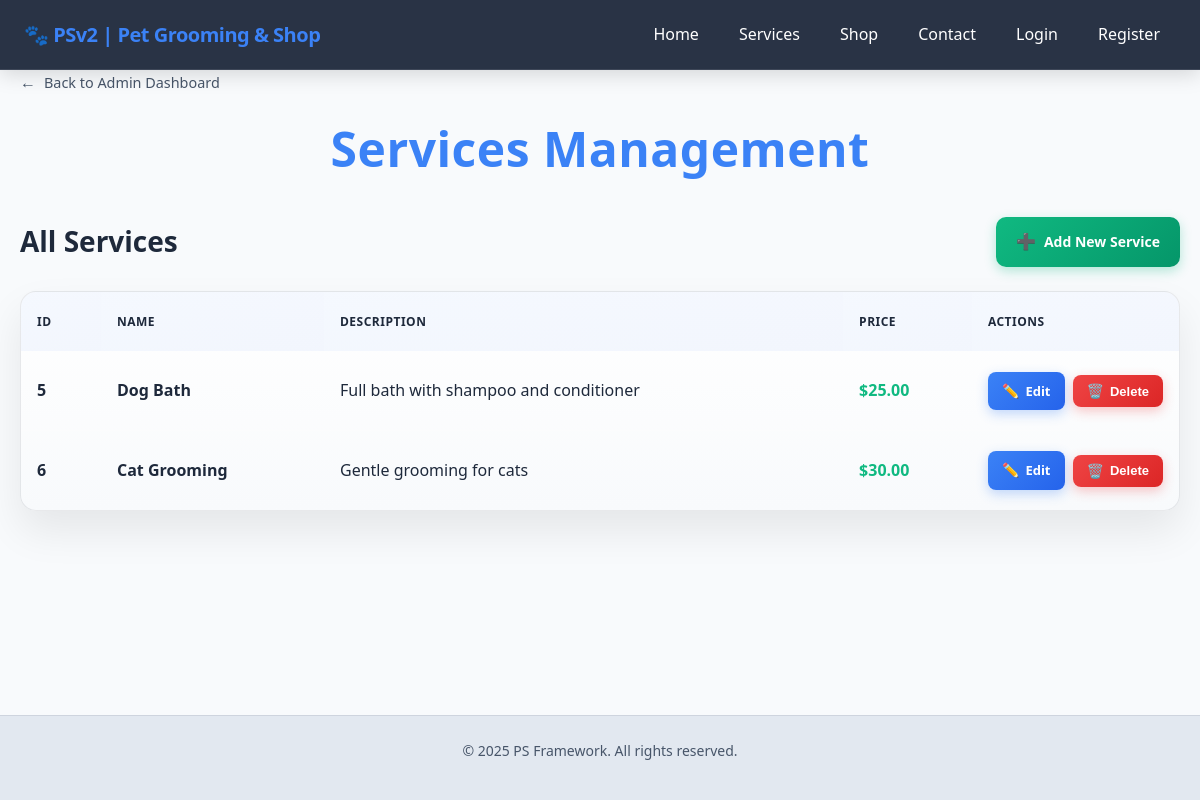
Page /admin/services/ on the earlier database version.
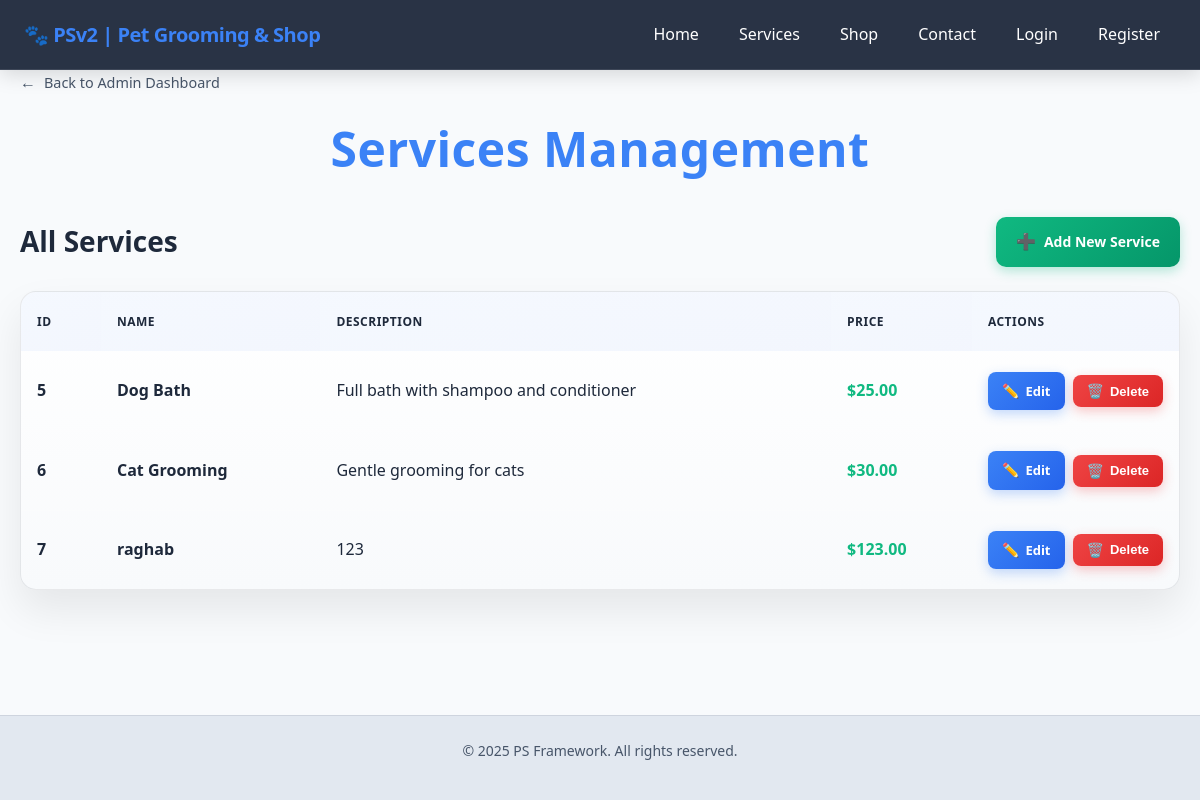
Same page on the later database version.
### app/models.py (models this page shows, shortened)
class Service(db.Model):
    id = db.Column(db.Integer, primary_key=True)
    name = db.Column(db.String(100), nullable=False)
    description = db.Column(db.Text)
    price = db.Column(db.Float)

### app/routes/admin/services.py (the view)
@admin_services_bp.route('/')
def services_management():
    services = Service.query.all()
    return render_template('admin/services_management.html', services=services)

### app/templates/admin/services_management.html (shortened to what this page needs)
{% extends "base.html" %}
{% block extra_css %}
<link rel="stylesheet" href="{{ url_for('static', filename='css/admin.css') }}">
{% endblock %}
{% block content %}
<a href="/admin" class="back-link">Back to Admin Dashboard</a>
<div class="page-header">
    <h1 class="page-title">Services Management</h1>
</div>
<section class="services-section">
    <div class="section-header">
        <h2 class="section-title">All Services</h2>
        <a href="/admin/services/new" class="btn-add-new">Add New Service</a>
    </div>
    {% if services %}
        <div class="services-table">
            <table>
                <thead>
                    <tr>
                        <th class="id-col">ID</th>
                        <th>Name</th>
                        <th>Description</th>
                        <th>Price</th>
                        <th class="actions-col">Actions</th>
                    </tr>
                </thead>
                <tbody>
                    {% for service in services %}
                    <tr>
                        <td class="id-col">{{ service.id }}</td>
                        <td class="name-col">{{ service.name }}</td>
                        <td>
                            {% if service.description %}
                                {{ service.description }}
                            {% else %}
                                <em class="text-muted">No description</em>
                            {% endif %}
                        </td>
                        <td class="price">
                            {% if service.price %}
                                ${{ "%.2f"|format(service.price) }}
                            {% else %}
                                <em class="text-muted">Contact for pricing</em>
                            {% endif %}
                        </td>
                        <td class="actions-col">
                            <div class="actions-container">
                                <a href="/admin/services/edit/{{ service.id }}" class="action-btn edit">Edit</a>
                                <form class="actions-form" method="POST" action="/admin/services/delete/{{ service.id }}">
                                    <button type="submit" class="action-btn delete" onclick="return confirm('Are you sure you want to delete this service? This action cannot be undone.');">Delete</button>
                                </form>
                            </div>
                        </td>
                    </tr>
                    {% endfor %}
                </tbody>
            </table>
        </div>
    {% endif %}
</section>
{% endblock %}

### app/templates/base.html (shortened to what this page needs)
<!DOCTYPE html>
<html lang="en">
<head>
    <link rel="stylesheet" href="{{ url_for('static', filename='css/base.css') }}">
    <link rel="stylesheet" href="{{ url_for('static', filename='css/navbar.css') }}">
    <link rel="stylesheet" href="{{ url_for('static', filename='css/theme.css') }}">
    {% block extra_css %}{% endblock %}
</head>
<body>
    <nav class="navbar">
        <div class="nav-brand">
            <a href="/">🐾 PSv2 | Pet Grooming & Shop</a>
        </div>
        <ul class="nav-links" id="navLinks">
            <li><a href="/" class="{% if request.path == '/' %}active{% endif %}">Home</a></li>
            <li><a href="/services" class="{% if request.path == '/services' %}active{% endif %}">Services</a></li>
            <li><a href="{{ url_for('shop_bp.shop') }}" class="{% if request.path == url_for('shop_bp.shop') %}active{% endif %}">Shop</a></li>
            <li><a href="{{ url_for('contact_bp.contact') }}" class="{% if request.path == url_for('contact_bp.contact') %}active{% endif %}">Contact</a></li>
            {% if current_user.is_authenticated %}
                <li><span class="nav-greeting">Hi, {{ current_user.username }}</span></li>
                {% if current_user.role == 'admin' %}
                    <li><a href="{{ url_for('admin.dashboard') }}" class="admin-link">Admin</a></li>
                {% endif %}
                <li><a href="{{ url_for('auth_bp.logout') }}" class="logout-link">Logout</a></li>
            {% else %}
                <li><a href="{{ url_for('auth_bp.login') }}" class="{% if request.path == url_for('auth_bp.login') %}active{% endif %}">Login</a></li>
                <li><a href="{{ url_for('auth_bp.register') }}" class="{% if request.path == url_for('auth_bp.register') %}active{% endif %}">Register</a></li>
            {% endif %}
        </ul>
    </nav>
    <main class="main">
        <div class="container">
            <div class="page-content">
                {% block content %}{% endblock %}
            </div>
        </div>
    </main>
    <footer class="footer">
        <div class="footer-content">
            <p>&copy; 2025 PS Framework. All rights reserved.</p>
        </div>
    </footer>
</body>
</html>

### app/static/css/base.css (style rules this page uses)
* { margin: 0; padding: 0; box-sizing: border-box; }
:root { --bg-primary: #0f172a; --bg-secondary: #1e293b; --text-primary: #f1f5f9; --text-secondary: #cbd5e1; --accent: #93c5fd; --accent-hover: #60a5fa; --border: rgba(241, 245, 249, 0.1); --shadow: rgba(0, 0, 0, 0.25); --blur-bg: rgba(30, 41, 59, 0.9); --navbar-bg: rgba(30, 41, 59, 0.95); --brand-primary: #3b82f6; --brand-secondary: #1e40af; --brand-accent: #60a5fa; }
html { scroll-behavior: smooth; }
body { font-family: 'Segoe UI', Tahoma, Geneva, Verdana, sans-serif; background: var(--bg-primary); color: var(--text-primary); line-height: 1.6; min-height: 100vh; display: flex; flex-direction: column; }
h1, h2, h3, h4, h5, h6 { font-weight: 600; line-height: 1.2; margin-bottom: 0.5em; }
p { margin-bottom: 1em; }
a { color: var(--accent); text-decoration: none; transition: color 0.3s ease; }
.container { max-width: 1200px; margin: 0 auto; padding: 0 20px; }
.page-content { animation: fadeIn 0.6s ease-out; }
.footer { background: var(--bg-secondary); border-top: 1px solid var(--border); padding: 24px; text-align: center; margin-top: auto; }
.footer-content { max-width: 1200px; margin: 0 auto; color: var(--text-secondary); font-size: 14px; }
@media (prefers-color-scheme: light) { :root { --bg-primary: #f8fafc; --bg-secondary: #e2e8f0; --text-primary: #1e293b; --text-secondary: #475569; --accent: #3b82f6; --accent-hover: #2563eb; --border: rgba(30, 41, 59, 0.1); --shadow: rgba(0, 0, 0, 0.1); --blur-bg: rgba(248, 250, 252, 0.8); } }

### app/static/css/navbar.css (style rules this page uses)
.navbar { position: fixed; top: 0; left: 0; right: 0; z-index: 1000; background: rgba(30, 41, 59, 0.95); backdrop-filter: blur(12px); border-bottom: 1px solid rgba(241, 245, 249, 0.1); box-shadow: 0 4px 20px rgba(0, 0, 0, 0.15); padding: 0 24px; height: 70px; display: flex; align-items: center; justify-content: space-between; transition: all 0.3s ease-in-out; }
.nav-brand { font-size: 20px; font-weight: 700; color: #ffffff; text-decoration: none; letter-spacing: -0.025em; transition: color 0.3s ease; display: flex; align-items: center; gap: 8px; }
.nav-links { display: flex; list-style: none; gap: 8px; margin: 0; padding: 0; }
.nav-links li { position: relative; }
.nav-links a { display: block; padding: 10px 16px; text-decoration: none; color: #ffffff; font-weight: 500; border-radius: 8px; transition: all 0.25s ease; position: relative; overflow: hidden; }
.main { padding-top: 70px; transition: padding-top 0.3s ease-in-out; }

### app/static/css/theme.css (style rules this page uses)
:root { --color-primary: #3b82f6; --color-primary-hover: #2563eb; --color-primary-light: rgba(59, 130, 246, 0.1); --color-secondary: #64748b; --color-secondary-hover: #475569; --color-secondary-light: rgba(100, 116, 139, 0.1); --color-accent: #60a5fa; --color-accent-hover: #3b82f6; --color-accent-light: rgba(96, 165, 250, 0.1); --color-success: #10b981; --color-success-hover: #059669; --color-success-light: rgba(16, 185, 129, 0.1); --color-danger: #ef4444; --color-danger-hover: #dc2626; --color-danger-light: rgba(239, 68, 68, 0.1); --color-muted: #6b7280; --color-muted-light: #9ca3af; --color-muted-dark: #4b5563; --shadow-sm: 0 1px 2px 0 rgba(0, 0, 0, 0.05); --shadow-md: 0 4px 6px -1px rgba(0, 0, 0, 0.1); --shadow-lg: 0 10px 15px -3px rgba(0, 0, 0, 0.1); --shadow-xl: 0 20px 25px -5px rgba(0, 0, 0, 0.1); --radius-sm: 4px; --radius-md: 8px; --radius-lg: 12px; --radius-xl: 16px; --transition-fast: 0.15s ease; --transition-normal: 0.3s ease; --transition-slow: 0.5s ease; }

### app/static/css/admin.css (style rules this page uses)
.back-link { display: inline-flex; align-items: center; text-decoration: none; color: var(--text-secondary); margin-bottom: 1.5rem; transition: all 0.3s ease; font-weight: 500; font-size: 0.9rem; }
.back-link::before { content: "← "; margin-right: 8px; font-size: 16px; }

Differences in the rows shown:
added Service: id "7", name "raghab", description "123", price "123.00"
